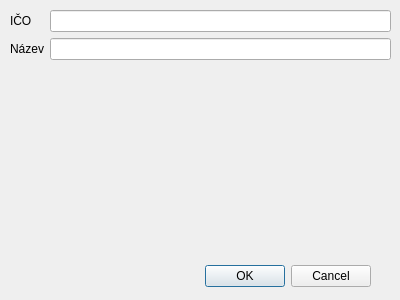
<?xml version="1.0" encoding="UTF-8"?>
<ui version="4.0">
 <class>Dialog</class>
 <widget class="QDialog" name="Dialog">
  <property name="geometry">
   <rect>
    <x>0</x>
    <y>0</y>
    <width>400</width>
    <height>300</height>
   </rect>
  </property>
  <property name="windowTitle">
   <string>Dialog</string>
  </property>
  <widget class="QDialogButtonBox" name="buttonBox">
   <property name="geometry">
    <rect>
     <x>30</x>
     <y>260</y>
     <width>341</width>
     <height>32</height>
    </rect>
   </property>
   <property name="orientation">
    <enum>Qt::Horizontal</enum>
   </property>
   <property name="standardButtons">
    <set>QDialogButtonBox::Cancel|QDialogButtonBox::Ok</set>
   </property>
  </widget>
  <widget class="QWidget" name="formLayoutWidget">
   <property name="geometry">
    <rect>
     <x>10</x>
     <y>10</y>
     <width>381</width>
     <height>241</height>
    </rect>
   </property>
   <layout class="QFormLayout" name="formLayout">
    <item row="0" column="1">
     <widget class="QLineEdit" name="lineEdit"/>
    </item>
    <item row="0" column="0">
     <widget class="QLabel" name="label">
      <property name="text">
       <string>IČO</string>
      </property>
     </widget>
    </item>
    <item row="1" column="1">
     <widget class="QLineEdit" name="lineEdit_2"/>
    </item>
    <item row="1" column="0">
     <widget class="QLabel" name="label_2">
      <property name="text">
       <string>Název</string>
      </property>
     </widget>
    </item>
   </layout>
  </widget>
 </widget>
 <resources/>
 <connections>
  <connection>
   <sender>buttonBox</sender>
   <signal>accepted()</signal>
   <receiver>Dialog</receiver>
   <slot>accept()</slot>
   <hints>
    <hint type="sourcelabel">
     <x>248</x>
     <y>254</y>
    </hint>
    <hint type="destinationlabel">
     <x>157</x>
     <y>274</y>
    </hint>
   </hints>
  </connection>
  <connection>
   <sender>buttonBox</sender>
   <signal>rejected()</signal>
   <receiver>Dialog</receiver>
   <slot>reject()</slot>
   <hints>
    <hint type="sourcelabel">
     <x>316</x>
     <y>260</y>
    </hint>
    <hint type="destinationlabel">
     <x>286</x>
     <y>274</y>
    </hint>
   </hints>
  </connection>
 </connections>
</ui>
